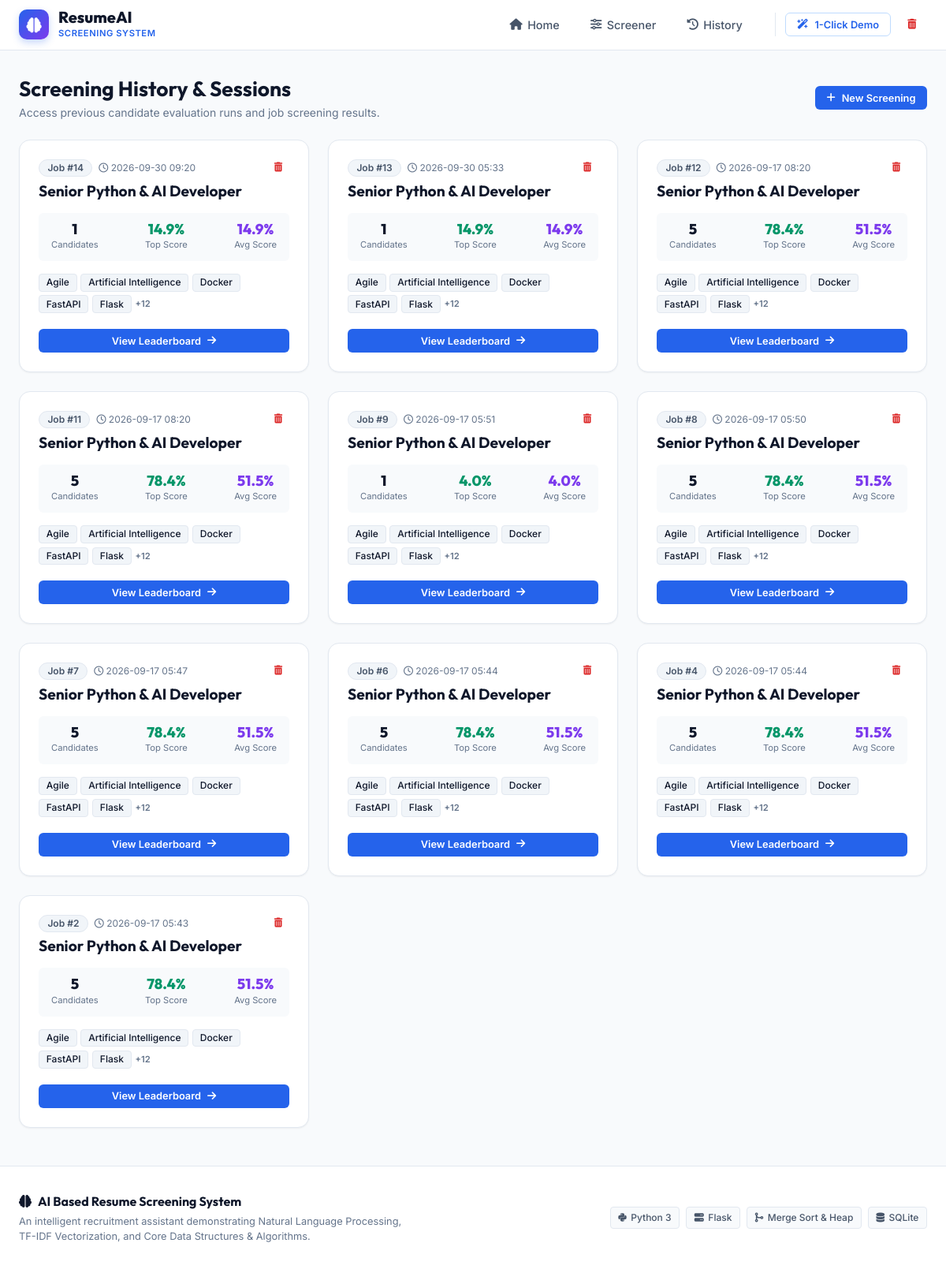
Before: /history with the older database file.
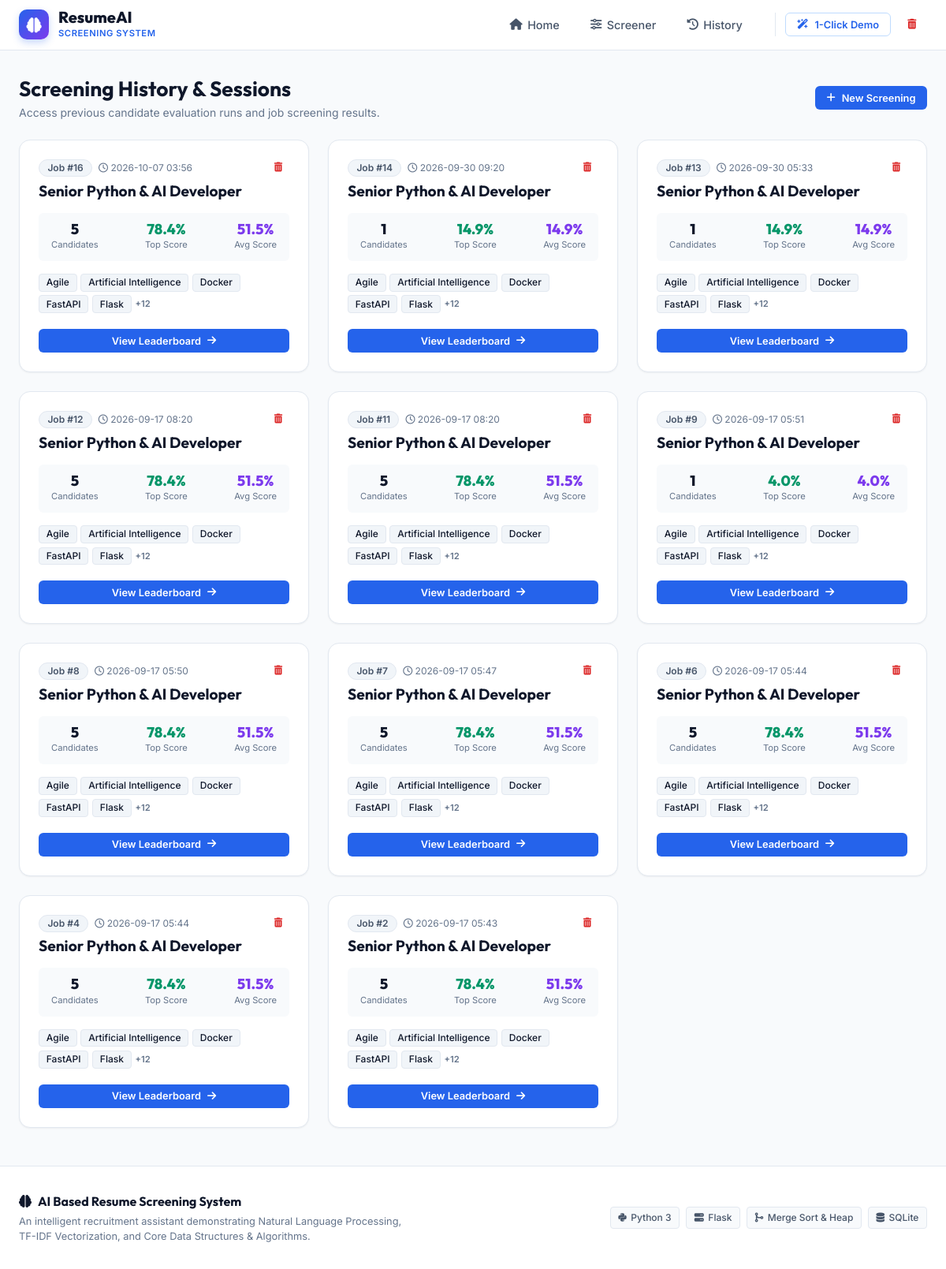
After: the same page with the newer database file.
### tables this page shows
CREATE TABLE jobs (
            id INTEGER PRIMARY KEY AUTOINCREMENT,
            job_title TEXT NOT NULL,
            job_description TEXT NOT NULL,
            required_skills TEXT,
            required_experience REAL DEFAULT 0,
            created_at TIMESTAMP DEFAULT CURRENT_TIMESTAMP
        );

### app.py (the view)
@app.route('/history')
def history():
    jobs = database.get_all_jobs()
    return render_template('history.html', jobs=jobs)

### database.py (called while the page is built)
def get_db_connection() -> sqlite3.Connection:
    os.makedirs(DB_DIR, exist_ok=True)
    conn = sqlite3.connect(DB_PATH)
    conn.row_factory = sqlite3.Row
    return conn

def get_all_jobs() -> List[Dict[str, Any]]:
    conn = get_db_connection()
    cursor = conn.cursor()
    cursor.execute("""
        SELECT j.*, COUNT(c.id) as candidate_count, MAX(c.match_score) as top_score, AVG(c.match_score) as avg_score
        FROM jobs j
        LEFT JOIN candidates c ON j.id = c.job_id
        GROUP BY j.id
        ORDER BY j.created_at DESC
    """)
    rows = cursor.fetchall()
    conn.close()
    jobs = []
    for r in rows:
        d = dict(r)
        d["required_skills"] = json.loads(d["required_skills"]) if d["required_skills"] else []
        d["avg_score"] = round(d["avg_score"], 1) if d["avg_score"] is not None else 0.0
        d["top_score"] = round(d["top_score"], 1) if d["top_score"] is not None else 0.0
        jobs.append(d)
    return jobs

### templates/history.html (shortened to what this page needs)
{% extends 'base.html' %}
{% block content %}
<div class="dashboard-header">
    <div>
        <h1 class="page-title">Screening History & Sessions</h1>
        <p class="page-subtitle">Access previous candidate evaluation runs and job screening results.</p>
    </div>
    <div class="dashboard-quick-actions">
        <a href="{{ url_for('dashboard') }}" class="btn btn-primary btn-sm">
            <i class="fa-solid fa-plus"></i> New Screening
        </a>
    </div>
</div>
{% if jobs %}
    <div class="history-grid">
        {% for job in jobs %}
            <div class="card history-card">
                <div class="history-card-header">
                    <div>
                        <div class="history-badge-row">
                            <span class="badge badge-secondary">Job #{{ job.id }}</span>
                            <span class="history-date"><i class="fa-regular fa-clock"></i> {{ job.created_at[:16] if job.created_at else 'Recent' }}</span>
                        </div>
                        <h3 class="history-job-title">{{ job.job_title }}</h3>
                    </div>
                    <button type="button" class="btn btn-ghost btn-xs text-danger" title="Delete Session" onclick="deleteJob({{ job.id }})">
                        <i class="fa-solid fa-trash-can"></i>
                    </button>
                </div>
                <div class="history-stats-row">
                    <div class="history-stat">
                        <span class="stat-number">{{ job.candidate_count }}</span>
                        <span class="stat-label">Candidates</span>
                    </div>
                    <div class="history-stat">
                        <span class="stat-number text-emerald">{{ job.top_score }}%</span>
                        <span class="stat-label">Top Score</span>
                    </div>
                    <div class="history-stat">
                        <span class="stat-number text-purple">{{ job.avg_score }}%</span>
                        <span class="stat-label">Avg Score</span>
                    </div>
                </div>
                <div class="history-skills-preview">
                    {% for s in job.required_skills[:5] %}
                        <span class="skill-chip skill-req">{{ s }}</span>
                    {% endfor %}
                    {% if job.required_skills|length > 5 %}
                        <span class="skill-chip-more">+{{ job.required_skills|length - 5 }}</span>
                    {% endif %}
                </div>
                <div class="history-card-footer">
                    <a href="{{ url_for('view_results', job_id=job.id) }}" class="btn btn-primary btn-sm btn-block">
                        View Leaderboard <i class="fa-solid fa-arrow-right"></i>
                    </a>
                </div>
            </div>
        {% endfor %}
    </div>
{% endif %}
{% endblock %}

### templates/base.html (shortened to what this page needs)
<!DOCTYPE html>
<html lang="en">
<head>
    <link rel="stylesheet" href="https://cdnjs.cloudflare.com/ajax/libs/font-awesome/6.4.0/css/all.min.css">
    <link rel="stylesheet" href="{{ url_for('static', filename='css/style.css') }}">
</head>
<body>
    <header class="navbar">
        <div class="nav-container">
            <a href="{{ url_for('index') }}" class="brand-logo">
                <div class="logo-icon"><i class="fa-solid fa-brain"></i></div>
                <div class="logo-text">
                    <span class="logo-title">ResumeAI</span>
                    <span class="logo-sub">Screening System</span>
                </div>
            </a>
            <nav class="nav-menu">
                <a href="{{ url_for('index') }}" class="nav-link"><i class="fa-solid fa-house"></i> Home</a>
                <a href="{{ url_for('dashboard') }}" class="nav-link"><i class="fa-solid fa-sliders"></i> Screener</a>
                <a href="{{ url_for('history') }}" class="nav-link"><i class="fa-solid fa-clock-rotate-left"></i> History</a>
                <div class="nav-actions">
                    <button class="btn btn-outline-primary btn-sm" id="loadSampleBtn" onclick="triggerSampleDemo()">
                        <i class="fa-solid fa-wand-magic-sparkles"></i> 1-Click Demo
                    </button>
                    <button class="btn btn-ghost btn-sm text-danger" title="Reset Database" onclick="confirmClearData()">
                        <i class="fa-solid fa-trash-can"></i>
                    </button>
                </div>
            </nav>
        </div>
    </header>
    <main class="main-content">
        <div class="container">
            {% block content %}{% endblock %}
        </div>
    </main>
    <footer class="footer">
        <div class="container footer-container">
            <div class="footer-left">
                <div class="footer-brand">
                    <i class="fa-solid fa-brain"></i> AI Based Resume Screening System
                </div>
                <p class="footer-desc">
                    An intelligent recruitment assistant demonstrating Natural Language Processing, TF-IDF Vectorization, and Core Data Structures & Algorithms.
                </p>
            </div>
            <div class="footer-tags">
                <span class="tech-tag"><i class="fa-brands fa-python"></i> Python 3</span>
                <span class="tech-tag"><i class="fa-solid fa-server"></i> Flask</span>
                <span class="tech-tag"><i class="fa-solid fa-code-merge"></i> Merge Sort & Heap</span>
                <span class="tech-tag"><i class="fa-solid fa-database"></i> SQLite</span>
            </div>
        </div>
    </footer>
</body>
</html>

Changed rows visible on the page:
added jobs: id "16", created_at "2026-10-07 03:56", job_title "Senior Python & AI Developer", candidate_count "5", top_score "78.4", avg_score "51.5", 5 "Agile" "Artificial Intelligence" "Docker" "FastAPI" "Flask", required_skills|length "12"
